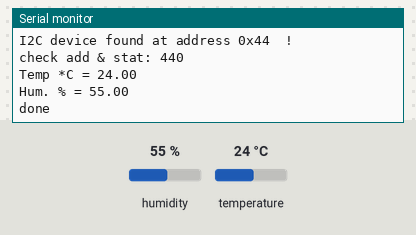
This sketch was run on a simulated Arduino Uno, built with avr-gcc and run on an emulated ATmega328P. Parts: the last lines printed to the serial monitor. Inputs (shaded band) come from the test bench; at power-on: humidity 55 %, temperature 24 °C.

Above: at 5.9 s.
6.0 s: humidity set to 22 %
At 10.7 s:
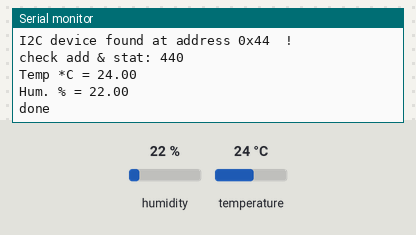
12.0 s: temperature set to 12 °C
At 16.6 s:
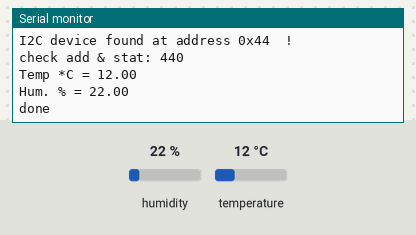
18.0 s: humidity set to 40 %
At 21.5 s:
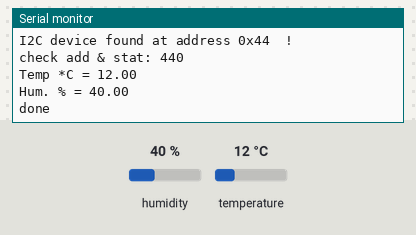
Timing chart, 0 to 23.0 s (numbered marks = the images above; inputs shaded):
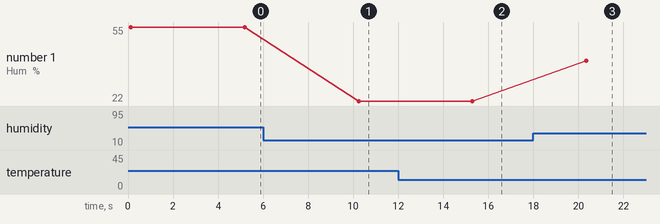

Measured:
- after the input at 6.0 s, the serial monitor: prints a new line after 4.2 s (image 1)
- after the input at 12.0 s, the serial monitor: prints a new line after 3.3 s (image 2)
- after the input at 18.0 s, the serial monitor: prints a new line after 2.4 s (image 3)
- plotted number 1: 55 → 22 after the input at 6.0 s, 22 → 40 after the input at 18.0 s

The sketch:

I2C_scan.ino
```cpp
// --------------------------------------
// i2c_scanner
//
// Modified from https://playground.arduino.cc/Main/I2cScanner/
// --------------------------------------
#include <Arduino.h>
#include <Wire.h>
#include "Adafruit_SHT31.h"

// Set I2C bus to use: Wire, Wire1, etc.
#define WIRE Wire


Adafruit_SHT31 sht31 = Adafruit_SHT31();

void setup() {
  WIRE.begin();	//begin wire communication

  Serial.begin(9600); 	//set baudrate
  while (!Serial)	//waitung for serial monitor
     delay(10);
  Serial.println("\nI2C Scanner is ready");
}


void loop() {
  byte error, address;		//variable for error & i2c address
  int nDevices;

  Serial.println("Scanning...");

  nDevices = 0;
  for(address = 1; address < 127; address++ )
  {
    // The i2c_scanner uses the return value of
    // the Write.endTransmisstion to see if
    // a device did acknowledge to the address.
    WIRE.beginTransmission(address);
    error = WIRE.endTransmission();

    if (error == 0)
    {
      Serial.print("I2C device found at address 0x");
      if (address<16)
        Serial.print("0");
      Serial.print(address,HEX);
      Serial.println("  !");

      // if address found, get temp & humidity
      sht31.begin(0x70);
      uint16_t stat = sht31.readStatus();
      Serial.print("check add & stat: "); Serial.print(address,HEX); Serial.print(stat, HEX);
      Serial.println();

      float t = sht31.readTemperature();
      float h = sht31.readHumidity();

        // temperature
        if (! isnan(t)) {  // check if 'is not a number'
          Serial.print("Temp *C = "); Serial.println(t); //Serial.print("\t\t");
        }
        else {
          Serial.println("Failed to read temperature");
        }

        // humidity
        if (! isnan(h)) {  // check if 'is not a number'
          Serial.print("Hum. % = "); Serial.println(h);
        }
        else {
          Serial.println("Failed to read humidity");
         }

       sht31.reset();

      // next device
      nDevices++;
      }

    // if no address is found, raise error
    else if (error==4)
    {
      Serial.print("Unknown error at address 0x");
      if (address<16)
        Serial.print("0");
      Serial.println(address,HEX);
    }
  }
  if (nDevices == 0)
    Serial.println("No I2C devices found\n");
  else
    Serial.println("done\n");

  delay(5000);           // wait 5 seconds for next scan
}
```
